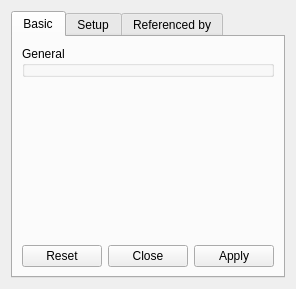
<?xml version="1.0" encoding="UTF-8"?>
<ui version="4.0">
 <class>BackgroundObjectDesigner</class>
 <widget class="QWidget" name="BackgroundObjectDesigner">
  <property name="geometry">
   <rect>
    <x>0</x>
    <y>0</y>
    <width>281</width>
    <height>289</height>
   </rect>
  </property>
  <property name="windowTitle">
   <string>Graphics Object</string>
  </property>
  <property name="toolTip">
   <string/>
  </property>
  <layout class="QVBoxLayout">
   <item>
    <widget class="QTabWidget" name="tabWidget">
     <property name="currentIndex">
      <number>0</number>
     </property>
     <widget class="QWidget" name="tab">
      <attribute name="title">
       <string>Basic</string>
      </attribute>
      <layout class="QVBoxLayout" name="_2">
       <item>
        <widget class="QGroupBox" name="generalGB">
         <property name="title">
          <string>General</string>
         </property>
        </widget>
       </item>
       <item>
        <spacer name="verticalSpacer">
         <property name="orientation">
          <enum>Qt::Vertical</enum>
         </property>
         <property name="sizeHint" stdset="0">
          <size>
           <width>20</width>
           <height>40</height>
          </size>
         </property>
        </spacer>
       </item>
       <item>
        <widget class="QDialogButtonBox" name="buttonBox">
         <property name="standardButtons">
          <set>QDialogButtonBox::Apply|QDialogButtonBox::Close|QDialogButtonBox::Reset</set>
         </property>
        </widget>
       </item>
      </layout>
     </widget>
     <widget class="QWidget" name="setupTab">
      <attribute name="title">
       <string>Setup</string>
      </attribute>
     </widget>
     <widget class="QWidget" name="refByTab">
      <attribute name="title">
       <string>Referenced by</string>
      </attribute>
     </widget>
    </widget>
   </item>
  </layout>
 </widget>
 <resources/>
 <connections/>
</ui>
